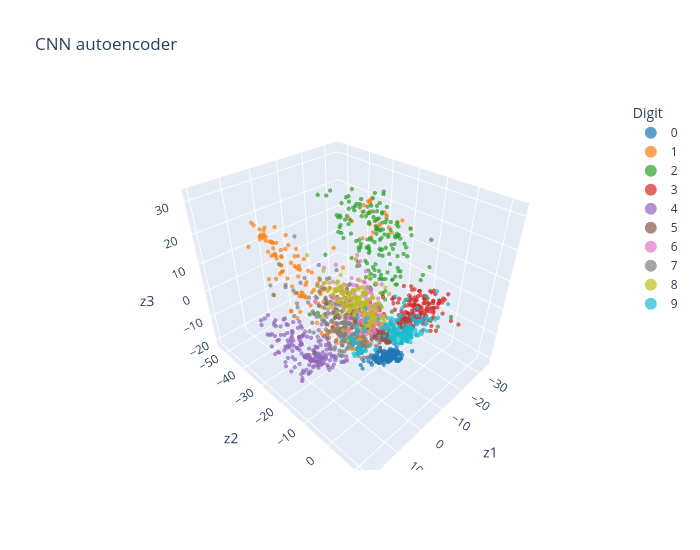

The cell this chart's notebook holds for it:
### Markdown cell above
#### Latent space
We encode all the images and plot $\mathbf{z}_i = E_\theta(\mathbf{x}_i)$.

### Code cell
with torch.no_grad():
    Z_ae = model.encoder(X_img).numpy()
plot_embedding_3d(Z_ae, 'CNN autoencoder')

### Figure 1 — Plotly figure (JSON) as saved in the notebook; plotly's stock layout.template omitted (floating-point values rounded to 4 significant figures; data arrays with more than 128 entries replaced by an {"elided": "..."} marker saying what was removed)
{"data": [{"hovertemplate": "Digit=0<br>z1=%{x}<br>z2=%{y}<br>z3=%{z}<extra></extra>", "legendgroup": "0", "marker": {"color": "#1F77B4", "opacity": 0.7, "size": 2.5, "symbol": "circle"}, "mode": "markers", "name": "0", "scene": "scene", "showlegend": true, "type": "scatter3d", "x": {"elided": "178 float values"}, "y": {"elided": "178 float values"}, "z": {"elided": "178 float values"}}, {"hovertemplate": "Digit=1<br>z1=%{x}<br>z2=%{y}<br>z3=%{z}<extra></extra>", "legendgroup": "1", "marker": {"color": "#FF7F0E", "opacity": 0.7, "size": 2.5, "symbol": "circle"}, "mode": "markers", "name": "1", "scene": "scene", "showlegend": true, "type": "scatter3d", "x": {"elided": "182 float values"}, "y": {"elided": "182 float values"}, "z": {"elided": "182 float values"}}, {"hovertemplate": "Digit=2<br>z1=%{x}<br>z2=%{y}<br>z3=%{z}<extra></extra>", "legendgroup": "2", "marker": {"color": "#2CA02C", "opacity": 0.7, "size": 2.5, "symbol": "circle"}, "mode": "markers", "name": "2", "scene": "scene", "showlegend": true, "type": "scatter3d", "x": {"elided": "177 float values"}, "y": {"elided": "177 float values"}, "z": {"elided": "177 float values"}}, {"hovertemplate": "Digit=3<br>z1=%{x}<br>z2=%{y}<br>z3=%{z}<extra></extra>", "legendgroup": "3", "marker": {"color": "#D62728", "opacity": 0.7, "size": 2.5, "symbol": "circle"}, "mode": "markers", "name": "3", "scene": "scene", "showlegend": true, "type": "scatter3d", "x": {"elided": "183 float values"}, "y": {"elided": "183 float values"}, "z": {"elided": "183 float values"}}, {"hovertemplate": "Digit=4<br>z1=%{x}<br>z2=%{y}<br>z3=%{z}<extra></extra>", "legendgroup": "4", "marker": {"color": "#9467BD", "opacity": 0.7, "size": 2.5, "symbol": "circle"}, "mode": "markers", "name": "4", "scene": "scene", "showlegend": true, "type": "scatter3d", "x": {"elided": "181 float values"}, "y": {"elided": "181 float values"}, "z": {"elided": "181 float values"}}, {"hovertemplate": "Digit=5<br>z1=%{x}<br>z2=%{y}<br>z3=%{z}<extra></extra>", "legendgroup": "5", "marker": {"color": "#8C564B", "opacity": 0.7, "size": 2.5, "symbol": "circle"}, "mode": "markers", "name": "5", "scene": "scene", "showlegend": true, "type": "scatter3d", "x": {"elided": "182 float values"}, "y": {"elided": "182 float values"}, "z": {"elided": "182 float values"}}, {"hovertemplate": "Digit=6<br>z1=%{x}<br>z2=%{y}<br>z3=%{z}<extra></extra>", "legendgroup": "6", "marker": {"color": "#E377C2", "opacity": 0.7, "size": 2.5, "symbol": "circle"}, "mode": "markers", "name": "6", "scene": "scene", "showlegend": true, "type": "scatter3d", "x": {"elided": "181 float values"}, "y": {"elided": "181 float values"}, "z": {"elided": "181 float values"}}, {"hovertemplate": "Digit=7<br>z1=%{x}<br>z2=%{y}<br>z3=%{z}<extra></extra>", "legendgroup": "7", "marker": {"color": "#7F7F7F", "opacity": 0.7, "size": 2.5, "symbol": "circle"}, "mode": "markers", "name": "7", "scene": "scene", "showlegend": true, "type": "scatter3d", "x": {"elided": "179 float values"}, "y": {"elided": "179 float values"}, "z": {"elided": "179 float values"}}, {"hovertemplate": "Digit=8<br>z1=%{x}<br>z2=%{y}<br>z3=%{z}<extra></extra>", "legendgroup": "8", "marker": {"color": "#BCBD22", "opacity": 0.7, "size": 2.5, "symbol": "circle"}, "mode": "markers", "name": "8", "scene": "scene", "showlegend": true, "type": "scatter3d", "x": {"elided": "174 float values"}, "y": {"elided": "174 float values"}, "z": {"elided": "174 float values"}}, {"hovertemplate": "Digit=9<br>z1=%{x}<br>z2=%{y}<br>z3=%{z}<extra></extra>", "legendgroup": "9", "marker": {"color": "#17BECF", "opacity": 0.7, "size": 2.5, "symbol": "circle"}, "mode": "markers", "name": "9", "scene": "scene", "showlegend": true, "type": "scatter3d", "x": {"elided": "180 float values"}, "y": {"elided": "180 float values"}, "z": {"elided": "180 float values"}}], "layout": {"height": 550, "legend": {"itemsizing": "constant", "title": {"text": "Digit"}, "tracegroupgap": 0}, "scene": {"domain": {"x": [0, 1], "y": [0, 1]}, "xaxis": {"title": {"text": "z1"}}, "yaxis": {"title": {"text": "z2"}}, "zaxis": {"title": {"text": "z3"}}}, "title": {"text": "CNN autoencoder"}, "width": 700}}
